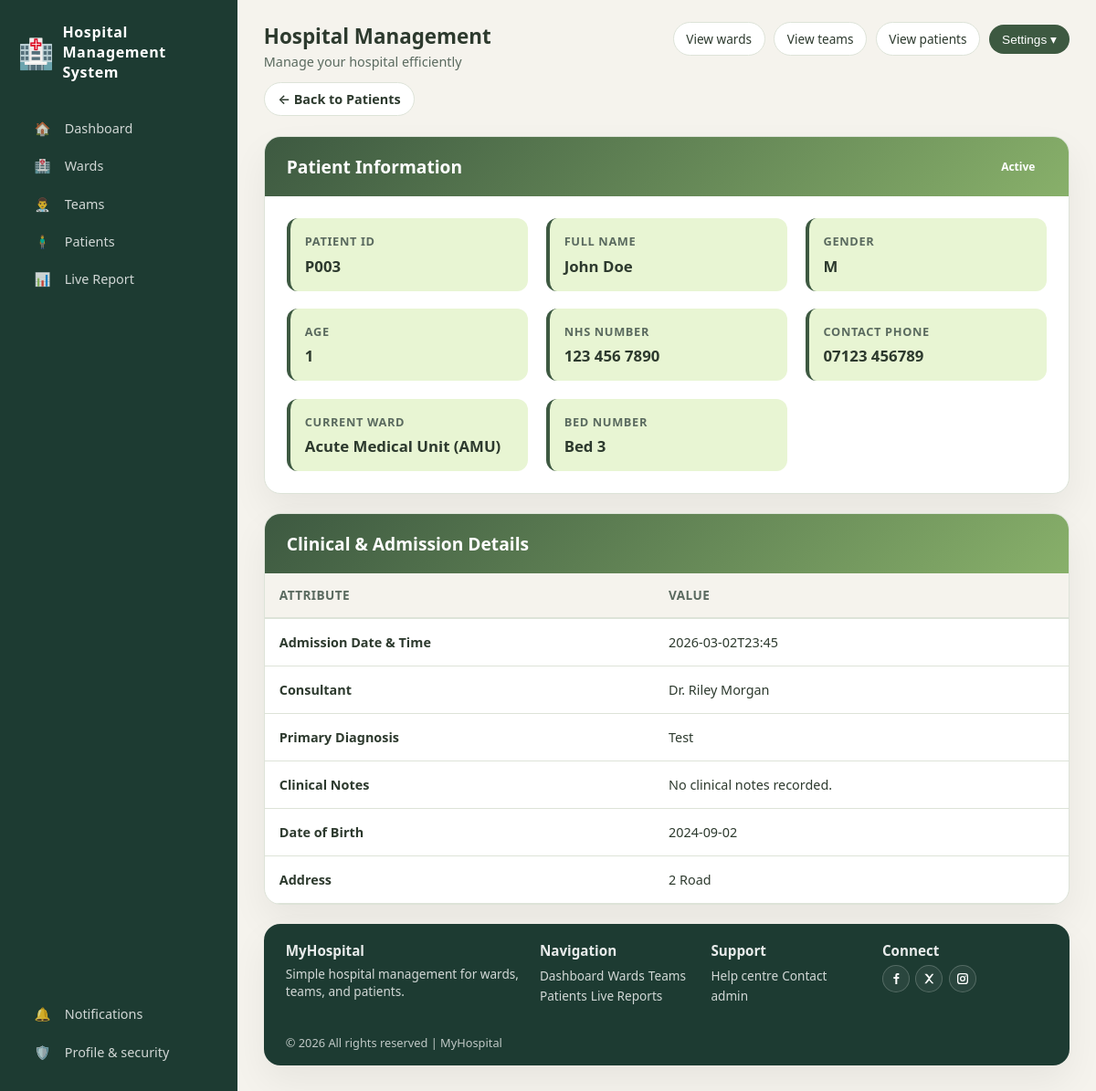
Page /patients/3 (signed in) on the earlier database version.
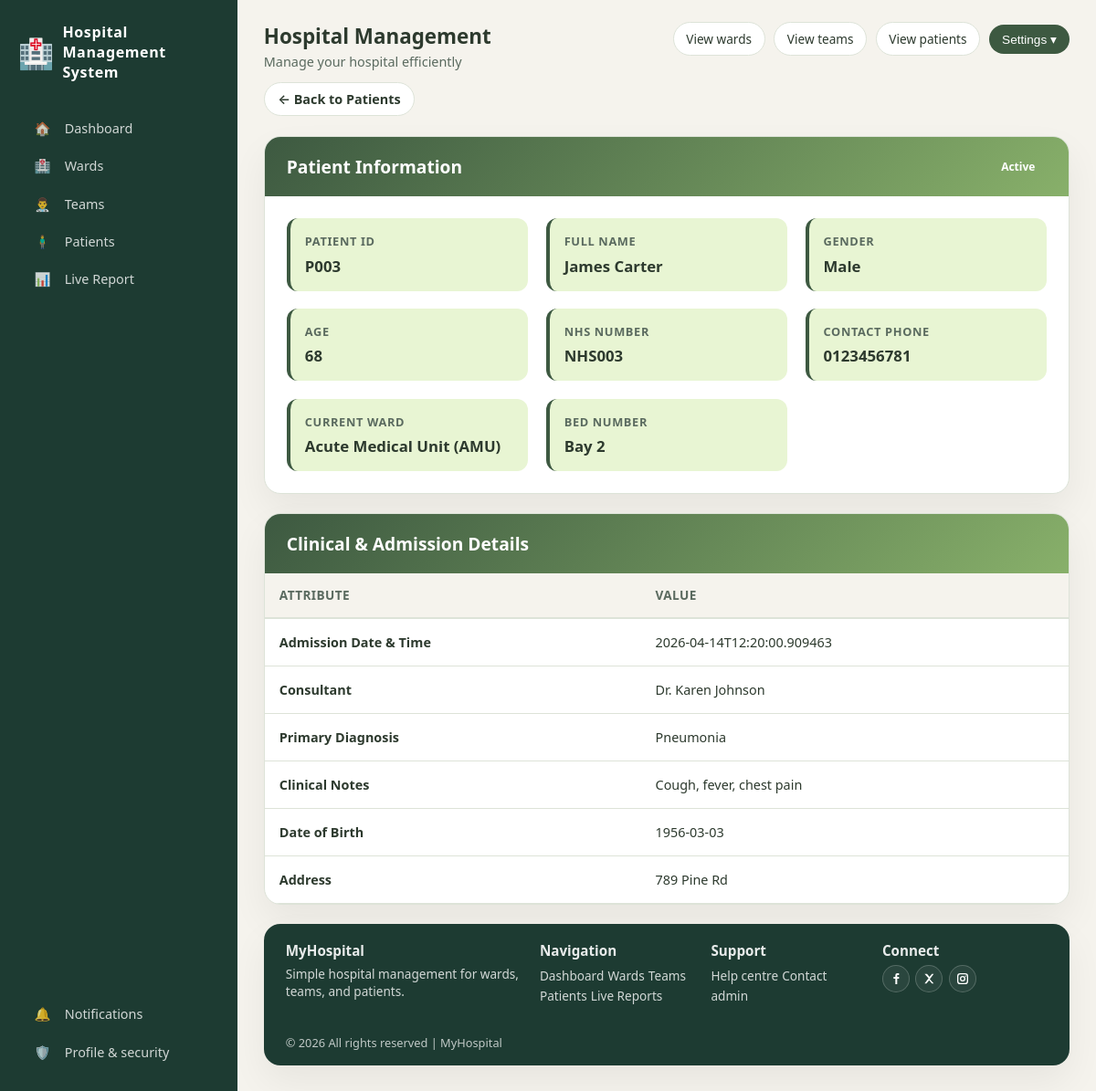
Same page on the later database version.
### tables this page shows
CREATE TABLE patients (
            id INTEGER PRIMARY KEY AUTOINCREMENT,
            name TEXT NOT NULL,
            dob TEXT,
            age INTEGER,
            gender TEXT,
            nhs_number TEXT,
            phone TEXT,
            address TEXT,
            admission_datetime TEXT NOT NULL,
            ward_id INTEGER,
            bed TEXT NOT NULL,
            doctor_id INTEGER,
            diagnosis TEXT NOT NULL,
            notes TEXT,
            status TEXT DEFAULT 'Active',
            discharged_at TIMESTAMP,
            created_at TIMESTAMP DEFAULT CURRENT_TIMESTAMP,
            FOREIGN KEY (ward_id) REFERENCES wards (id),
            FOREIGN KEY (doctor_id) REFERENCES doctors (id)
        );

CREATE TABLE doctors (
            id INTEGER PRIMARY KEY AUTOINCREMENT,
            name TEXT NOT NULL,
            specialty TEXT NOT NULL,
            grade TEXT DEFAULT 'Consultant',
            on_duty BOOLEAN DEFAULT 1,
            team_id INTEGER,
            ward_id INTEGER,
            pager TEXT,
            email TEXT,
            created_at TIMESTAMP DEFAULT CURRENT_TIMESTAMP,
            FOREIGN KEY (team_id) REFERENCES teams (id),
            FOREIGN KEY (ward_id) REFERENCES wards (id)
        );

### app.py (the view)
@app.route("/patients/<int:patient_id>")
@login_required
def patient_detail(patient_id):
    conn = get_db_connection()
    patient = conn.execute(
        """
        SELECT p.*, w.name as ward_name, d.name as doctor_name
        FROM patients p
        LEFT JOIN wards w ON p.ward_id = w.id
        LEFT JOIN doctors d ON p.doctor_id = d.id
        WHERE p.id = ?
        """, (patient_id,)
    ).fetchone()
    treatments = conn.execute(
        "SELECT * FROM treatments WHERE patient_id = ? ORDER BY date DESC",
        (patient_id,)
    ).fetchall()
    conn.close()
    if patient is None:
        return redirect(url_for("patients_page"))
    return render_template("patient-detail.html", patient=patient, treatments=treatments)

### app.py (called while the page is built)
@app.context_processor
def inject_user():
    return dict(user_role=session.get('role'), user_id=session.get('user_id'))

def login_required(f):
    @wraps(f)
    def decorated(*args, **kwargs):
        if not session.get("user_id"):
            return redirect(url_for("login_page"))
        return f(*args, **kwargs)
    return decorated

def get_db_connection():
    conn = sqlite3.connect(DATABASE_PATH)
    conn.row_factory = sqlite3.Row
    return conn

### templates/patient-detail.html (shortened to what this page needs)
{% extends "base.html" %}
{% block extra_css %}
<link rel="stylesheet" href="/static/css/patient-detail.css">
{% endblock %}
{% block content %}
<div class="top-left-row">
  <a href="/patients" class="back-btn">← Back to Patients</a>
</div>
<br>
<section class="content-section">
  <div class="info-card">
    <div class="info-card-header">
      <h2>Patient Information</h2>
      <span class="status-badge {{ patient.status|lower }}">{{ patient.status }}</span>
    </div>
    <div class="patient-info-grid">
      <div class="info-item">
        <span class="info-label">Patient ID</span>
        <span class="info-value">P{{ "%03d"|format(patient.id) }}</span>
      </div>
      <div class="info-item">
        <span class="info-label">Full Name</span>
        <span class="info-value">{{ patient.name }}</span>
      </div>
      <div class="info-item">
        <span class="info-label">Gender</span>
        <span class="info-value">{{ patient.gender }}</span>
      </div>
      <div class="info-item">
        <span class="info-label">Age</span>
        <span class="info-value">{{ patient.age }}</span>
      </div>
      <div class="info-item">
        <span class="info-label">NHS Number</span>
        <span class="info-value">{{ patient.nhs_number or 'Not recorded' }}</span>
      </div>
      <div class="info-item">
        <span class="info-label">Contact Phone</span>
        <span class="info-value">{{ patient.phone or 'Not provided' }}</span>
      </div>
      <div class="info-item">
        <span class="info-label">Current Ward</span>
        <span class="info-value">{{ patient.ward_name or 'Unassigned' }}</span>
      </div>
      <div class="info-item">
        <span class="info-label">Bed Number</span>
        <span class="info-value">{{ patient.bed }}</span>
      </div>
    </div>
  </div>
</section>
<section class="content-section">
  <div class="data-card">
    <div class="data-card-header">
      <h2>Clinical & Admission Details</h2>
    </div>
    <div class="table-wrapper">
      <table class="data-table">
        <thead>
          <tr>
            <th>Attribute</th>
            <th>Value</th>
          </tr>
        </thead>
        <tbody>
          <tr>
            <td><strong>Admission Date & Time</strong></td>
            <td>{{ patient.admission_datetime }}</td>
          </tr>
          <tr>
            <td><strong>Consultant</strong></td>
            <td>{{ patient.doctor_name or 'Unassigned' }}</td>
          </tr>
          <tr>
            <td><strong>Primary Diagnosis</strong></td>
            <td>{{ patient.diagnosis }}</td>
          </tr>
          <tr>
            <td><strong>Clinical Notes</strong></td>
            <td>{{ patient.notes or 'No clinical notes recorded.' }}</td>
          </tr>
          <tr>
            <td><strong>Date of Birth</strong></td>
            <td>{{ patient.dob or 'Not recorded' }}</td>
          </tr>
          <tr>
            <td><strong>Address</strong></td>
            <td>{{ patient.address or 'Not recorded' }}</td>
          </tr>
        </tbody>
      </table>
    </div>
  </div>
</section>
{% endblock %}

Differences in the rows shown:
changed patients "Active": name "John Doe" → "James Carter"; gender "M" → "Male"; age "1" → "68"; nhs_number "123 456 7890" → "NHS003"; phone "07123 456789" → "0123456781"; bed "Bed 3" → "Bay 2"; admission_datetime "2026-03-02T23:45" → "2026-04-14T12:20:00.909463"; diagnosis "Test" → "Pneumonia"; notes "No clinical notes recorded." → "Cough, fever, chest pain"; dob "2024-09-02" → "1956-03-03"; address "2 Road" → "789 Pine Rd"
changed doctors: name "Dr. Riley Morgan" → "Dr. Karen Johnson"
